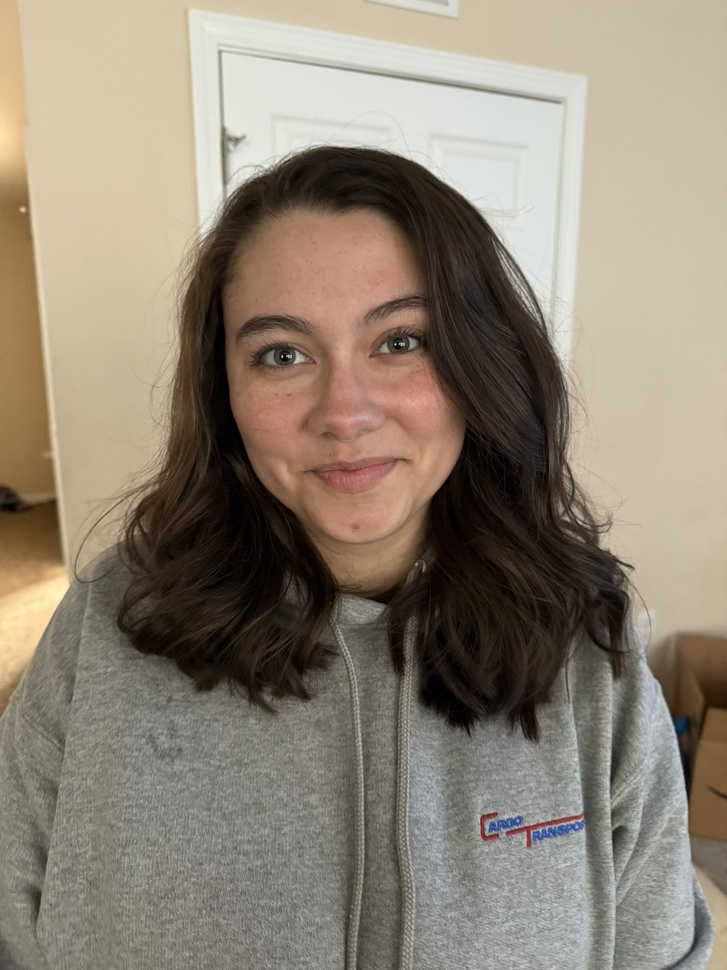
#> input picture imgs/73736295-B07C-4EE0-9A24-175F335D8BB4_1_102_o.jpeg, 727 x 970 px, shrunk from 1536 x 2048 before the run; its folder holds only this picture in this run
$ python ImageEditor.py
#> lines starting #> are read from the running program, lines starting #| are printed output that depends on the picture
from PIL import Image, ImageEnhance, ImageFilter # type: ignore
import os

path = './imgs'
pathOut = '/editedImgs'

for filename in os.listdir(path):
    img = Image.open(f"{path}/{filename}")
#> img is the input picture: PIL image 727x970 RGB; mean R, G, B 142.7, 132.1, 118.1

    #Sharpens and desaturates image
    edit = img.filter(ImageFilter.SHARPEN).convert('L')
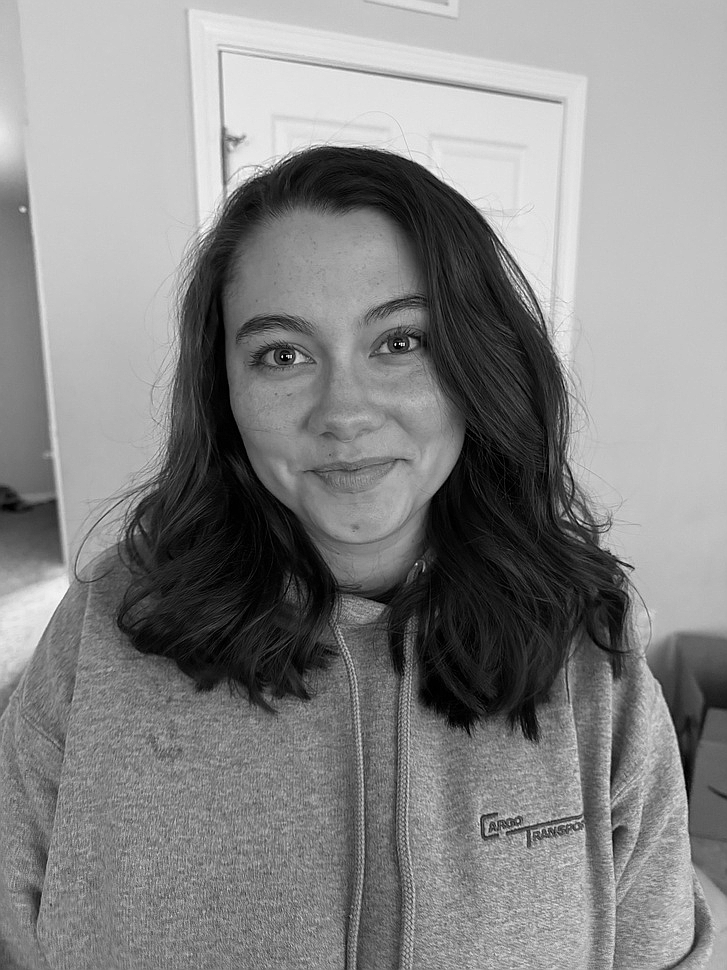
#> edit: PIL image 727x970 L; min 0, max 255, mean 133.8

    factor = 1.5
    enhancer = ImageEnhance.Contrast(edit)
    edit = enhancer.enhance(factor)
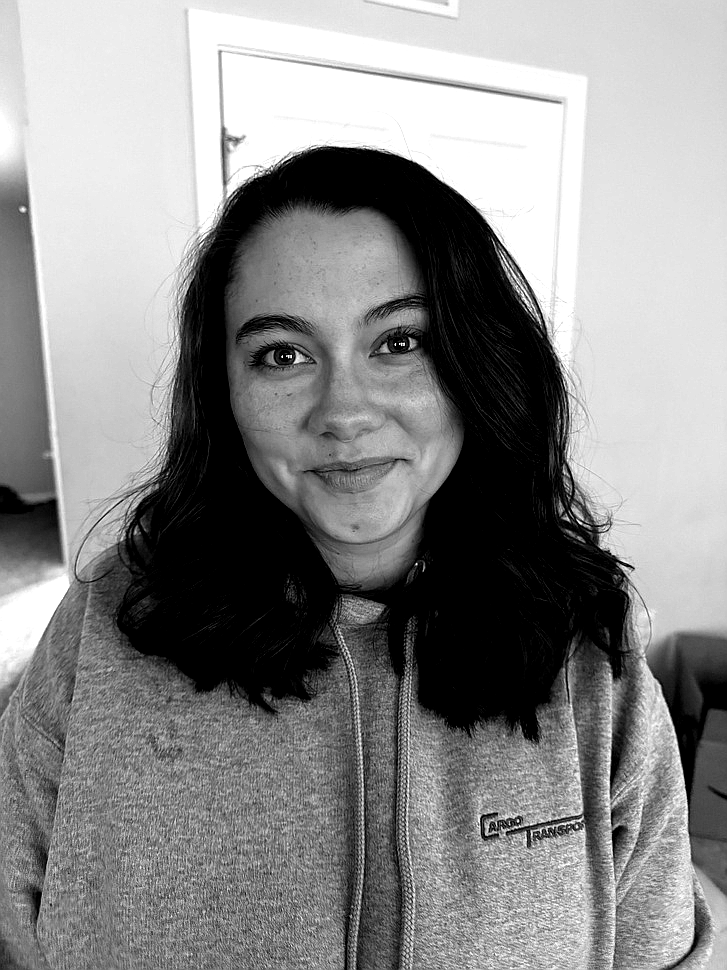
#> edit: PIL image 727x970 L; min 0, max 255, mean 137.4

    clean_name =os.path.splitext(filename)[0]

    edit.save (f'.{pathOut}/{clean_name}_edited.jpg')

$ run again, on imgs/ED147385-A5DE-4050-9E88-6F3495086716_1_105_c.jpeg
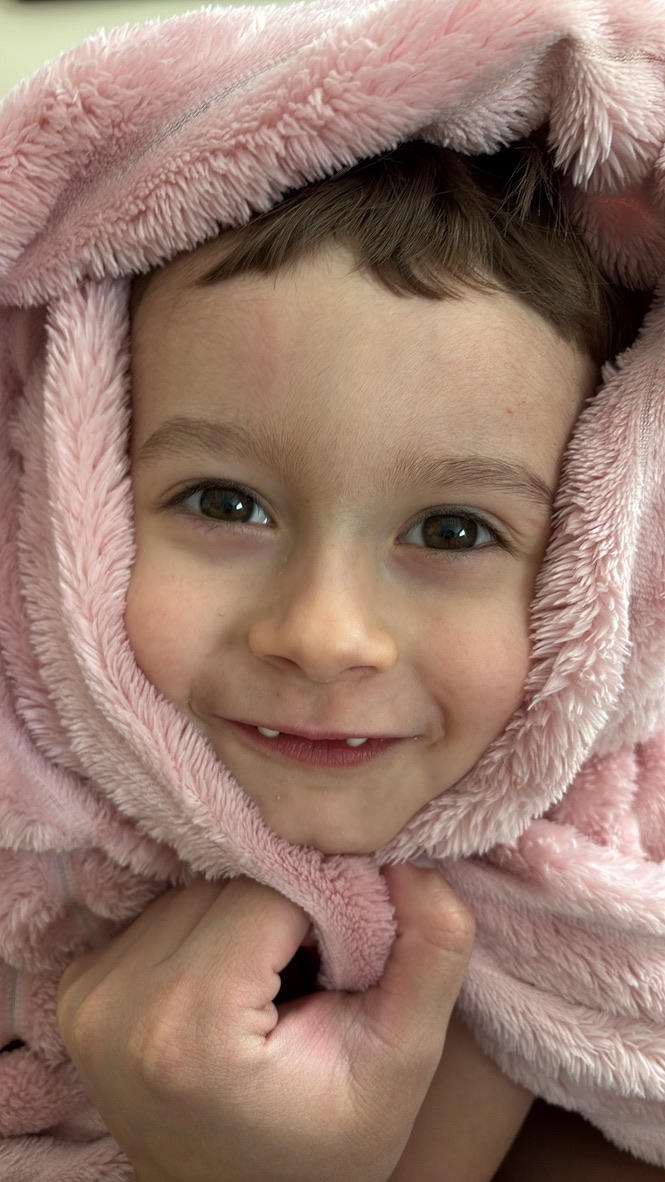
#> input picture imgs/ED147385-A5DE-4050-9E88-6F3495086716_1_105_c.jpeg, 665 x 1182 px
#> img is the input picture: PIL image 665x1182 RGB; mean R, G, B 151.5, 121.4, 108.5
#> `edit = img.filter(ImageFilter.SHARPEN).convert('L')`:
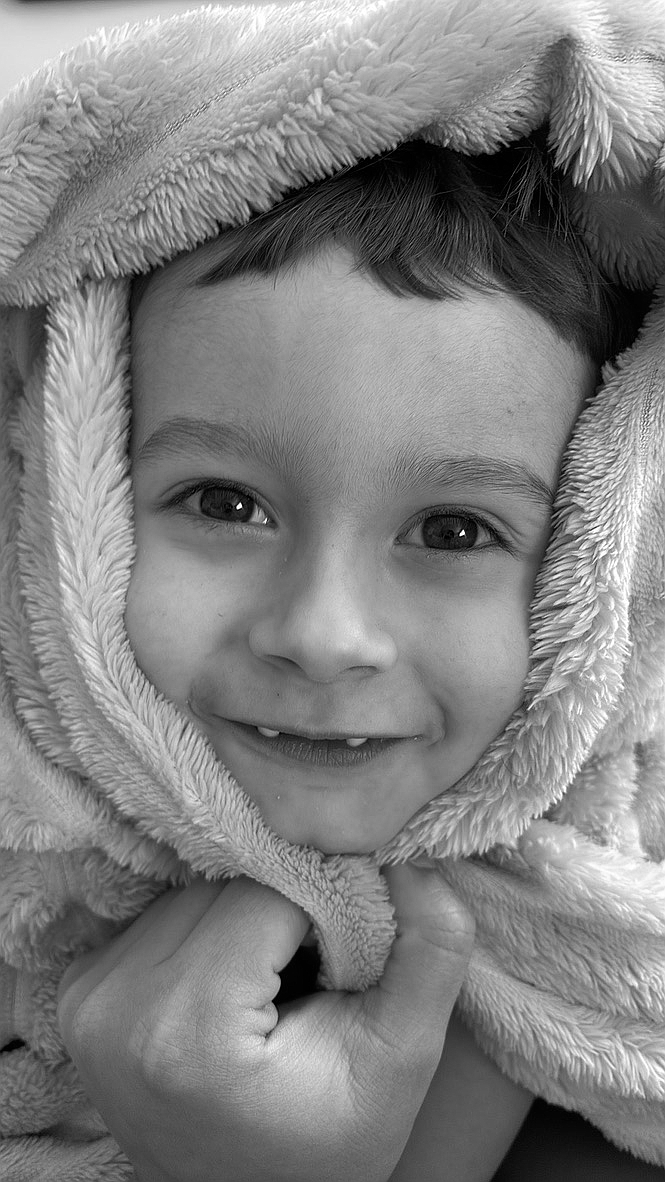
#> edit: PIL image 665x1182 L; min 0, max 255, mean 129
#> `edit = enhancer.enhance(factor)`:
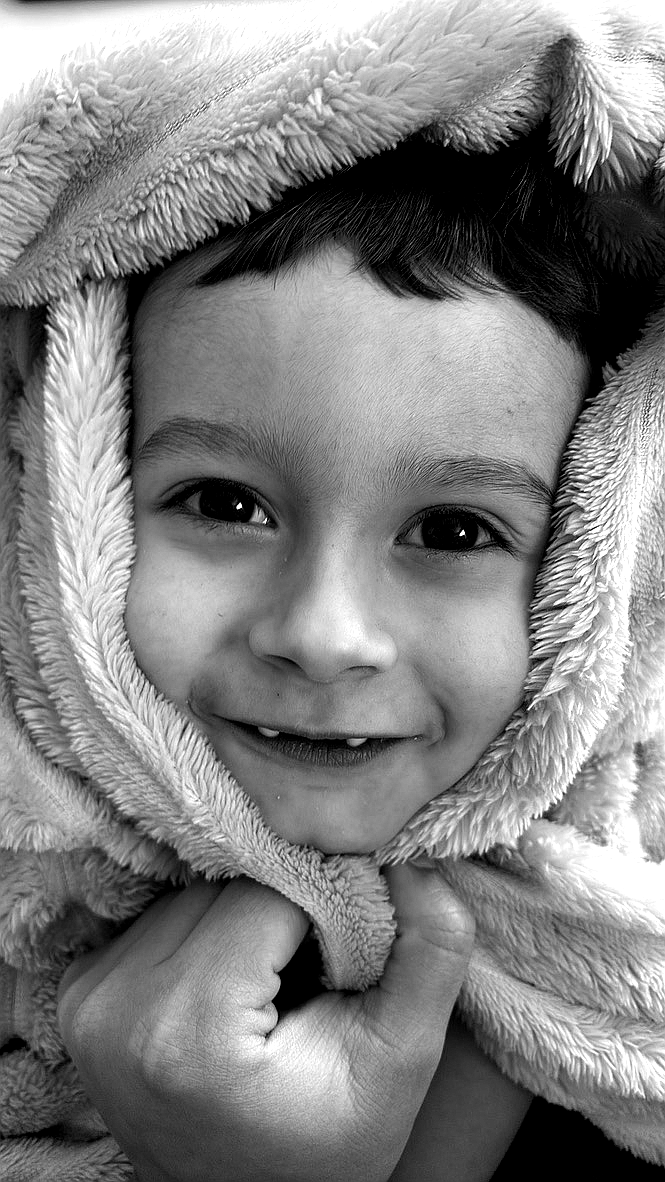
#> edit: PIL image 665x1182 L; min 0, max 255, mean 130
